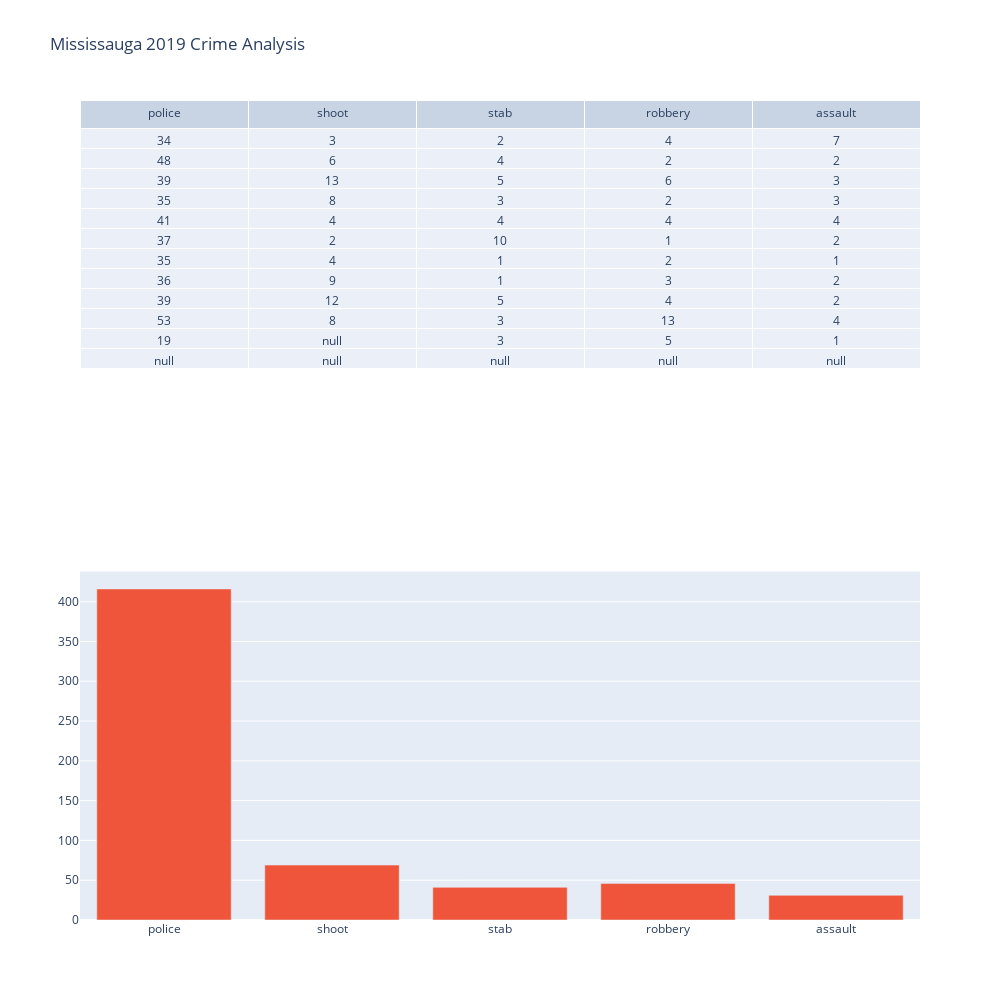

This figure's notebook cell:
### Markdown cell above
## Visualization with Plot.ly
We want to use the helper functions we have to visualize this in a nice monthly analysis table with an overall yearly frequency histogram for the year

### Code cell
# Initialize the figure
fig = make_subplots(rows=2, cols=1, 
                    specs=[[{'type': 'table'}], [{'colspan': 1}]])

# Create traces
monthly_analysis = go.Table(
    header=dict(values=yr_crimes.columns),
    cells=dict(values=[yr_crimes['police'],
                       yr_crimes['shoot'],
                       yr_crimes['stab'],
                       yr_crimes['robbery'],
                       yr_crimes['assault']]))

yearly_freq = go.Bar(x=crimes, y=yearly_data['2019'].values, name='Overall Year Statistics')

# Add all the traces
fig.add_trace(monthly_analysis, row=1, col=1)
fig.add_trace(yearly_freq, row=2, col=1)

# Update layout
fig.update_layout(height=1000, width=1000, title_text = 'Mississauga 2019 Crime Analysis')

fig.show()

### Figure 1 — Plotly figure (JSON) as saved in the notebook; plotly's stock layout.template omitted (floating-point values rounded to 4 significant figures)
{"data": [{"cells": {"values": [[34, 48, 39, 35, 41, 37, 35, 36, 39, 53, 19, null], [3, 6, 13, 8, 4, 2, 4, 9, 12, 8, null, null], [2, 4, 5, 3, 4, 10, 1, 1, 5, 3, 3, null], [4, 2, 6, 2, 4, 1, 2, 3, 4, 13, 5, null], [7, 2, 3, 3, 4, 2, 1, 2, 2, 4, 1, null]]}, "domain": {"x": [0, 1], "y": [0.575, 1]}, "header": {"values": ["police", "shoot", "stab", "robbery", "assault"]}, "type": "table"}, {"name": "Overall Year Statistics", "type": "bar", "x": ["police", "shoot", "stab", "robbery", "assault"], "xaxis": "x", "y": [416, 69, 41, 46, 31], "yaxis": "y"}], "layout": {"height": 1000, "title": {"text": "Mississauga 2019 Crime Analysis"}, "width": 1000, "xaxis": {"anchor": "y", "domain": [0, 1]}, "yaxis": {"anchor": "x", "domain": [0, 0.425]}}}
